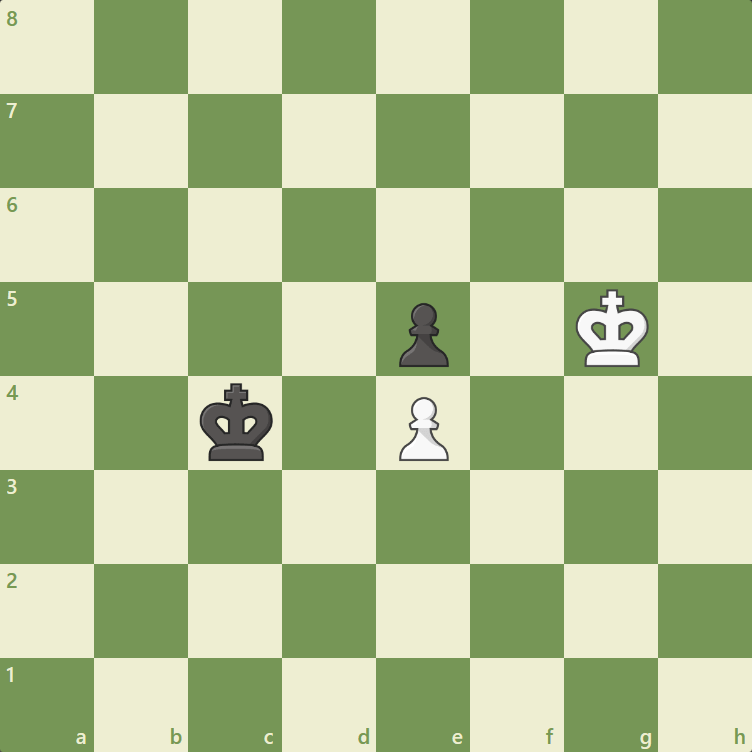
#> input picture images/chess_image.png, 752 x 752 px
$ python -i chessboard_image.py   (imports and definitions only)
#> lines starting #> are read from the running program, lines starting #| are printed output that depends on the picture
import numpy as np
import PIL.Image
from .constants import DEFAULT_USE_GRAYSCALE


def _get_resized_chessboard(chessboard_img_path):
    """chessboard_img_path = path to a chessboard image, or a PIL Image object.
    Returns a 256x256 image of a chessboard (32x32 per tile)
    """
#> called with chessboard_img_path = '../../images/chess_image.png'
    if isinstance(chessboard_img_path, PIL.Image.Image):
        img_data = chessboard_img_path.convert("RGB")
    else:
        img_data = PIL.Image.open(chessboard_img_path).convert("RGB")
#> img_data is the input picture: PIL image 752x752 RGB; mean R, G, B 177.2, 192.9, 147.7
    return img_data.resize([256, 256], PIL.Image.BILINEAR)


def get_chessboard_tiles(chessboard_img_path, use_grayscale=DEFAULT_USE_GRAYSCALE):
    """Extract 64 32x32 tile images from a chessboard.

    Args:
        chessboard_img_path: Path to a chessboard image file, or a PIL Image object.
        use_grayscale: Return tiles in grayscale when True.

    Returns:
        list[PIL.Image]: 64 tiles in order from top-left (A8) to bottom-right (H1).
    """
    img_data = _get_resized_chessboard(chessboard_img_path)
    if use_grayscale:
        img_data = img_data.convert("L", (0.2989, 0.5870, 0.1140, 0))
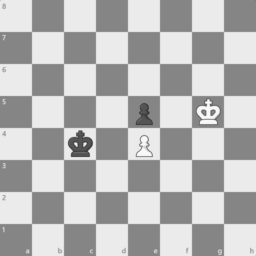
#> img_data: PIL image 256x256 L; min 53, max 250, mean 183
    chessboard_256x256_img = np.asarray(img_data, dtype=np.uint8)
    # 64 tiles in order from top-left to bottom-right (A8, B8, ..., G1, H1)
    tiles = [None] * 64
    for rank in range(8):  # rows/ranks (numbers)
        for file in range(8):  # columns/files (letters)
            sq_i = rank * 8 + file
            tile = np.zeros([32, 32, 3], dtype=np.uint8)
            for i in range(32):
                for j in range(32):
                    if use_grayscale:
                        tile[i, j] = chessboard_256x256_img[
                            rank * 32 + i,
                            file * 32 + j,
                        ]
                    else:
                        tile[i, j] = chessboard_256x256_img[
                            rank * 32 + i,
                            file * 32 + j,
                            :,
                        ]
            tiles[sq_i] = PIL.Image.fromarray(tile, "RGB")
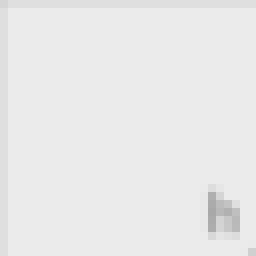
#> tile: shape (32, 32, 3) (shown 8 times larger); min 168, max 235, mean 233.3
#> after the loop, tiles = 64 items
    return tiles

>>> result = get_chessboard_tiles('../../images/chess_image.png')
#> result = 64 items
